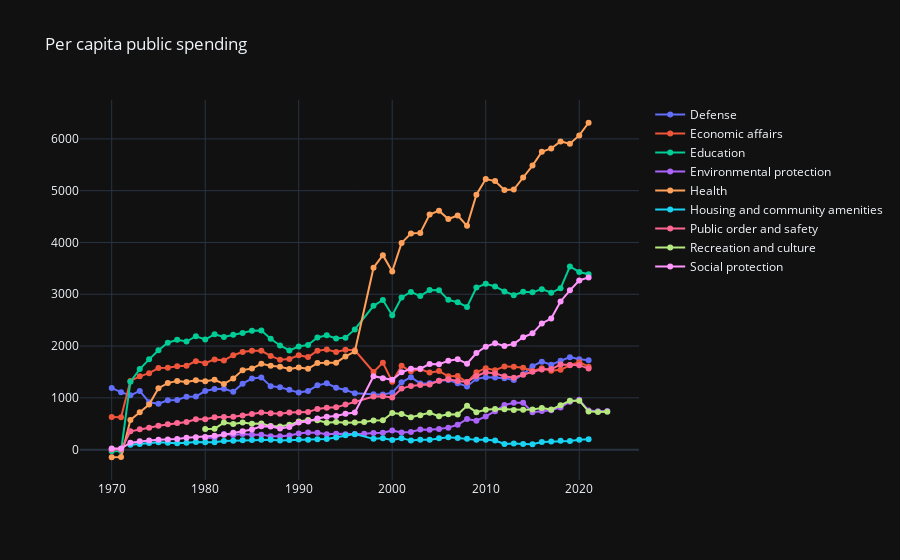

Notebook source saved alongside this figure:
### Code cell
fig = go.Figure()

for _, group in a.groupby('shortname'):

    if len(group['variable'].unique()) > 1:
        group = group[group['variable'] == group['variable'].unique()[0]]
        
    data = group.merge(total_pop, how='inner', on='year', suffixes=('', '_pop')).merge(fx, how='inner', on='year')
    data['per_capita_local'] = data['value'] / data['value_pop']
    data['per_capita_usd'] = data['per_capita_local'] / data['local_currency_per_usd']

    name = data['shortname'].unique()[0]
    fig.add_trace(
        go.Scatter(
            x=data['year'],
            y=data['per_capita_local'],
            name=name,
            mode='lines+markers'
        )
    )

fig.update_layout(
    title='Per capita public spending'
)

fig.show()
